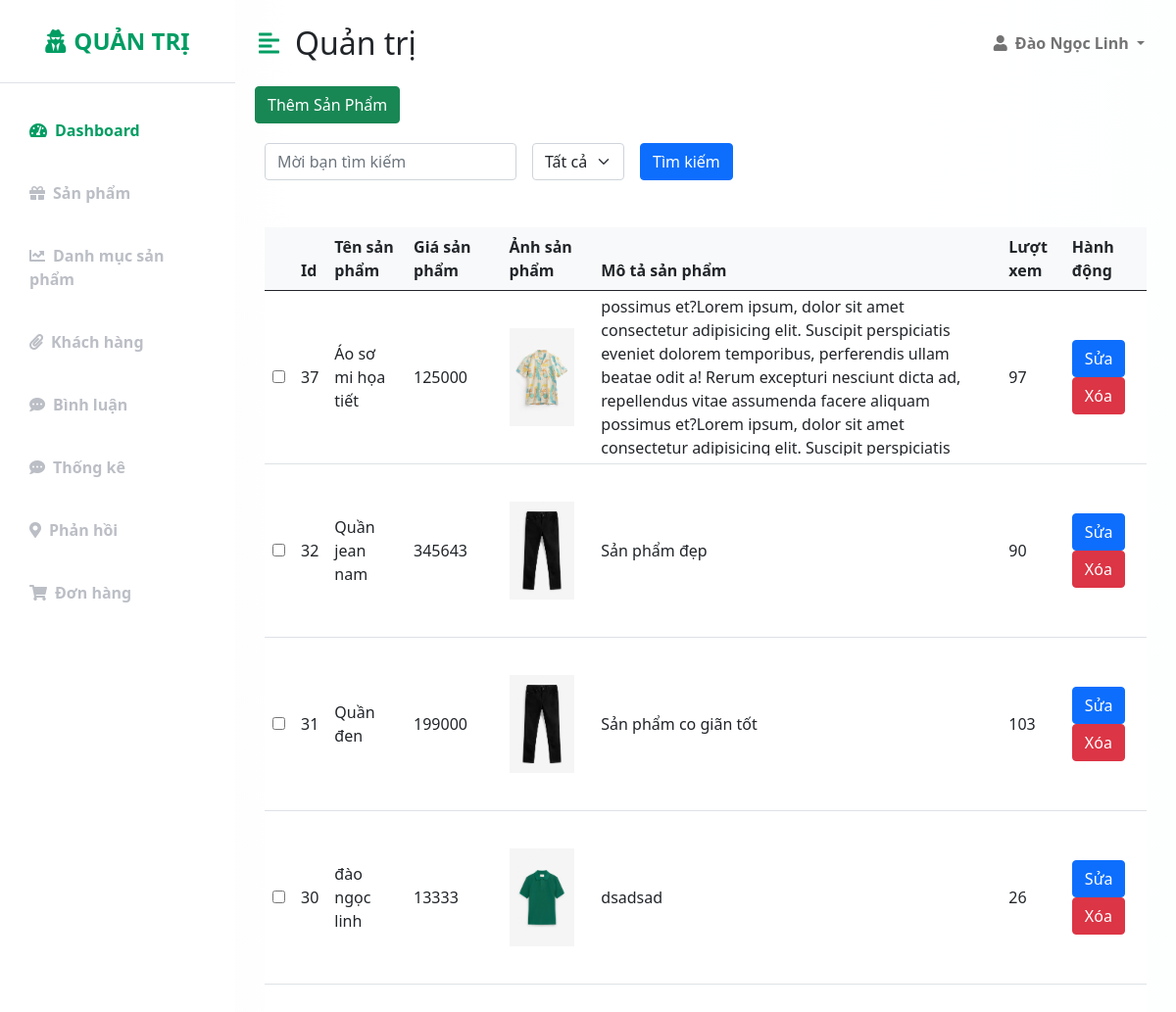
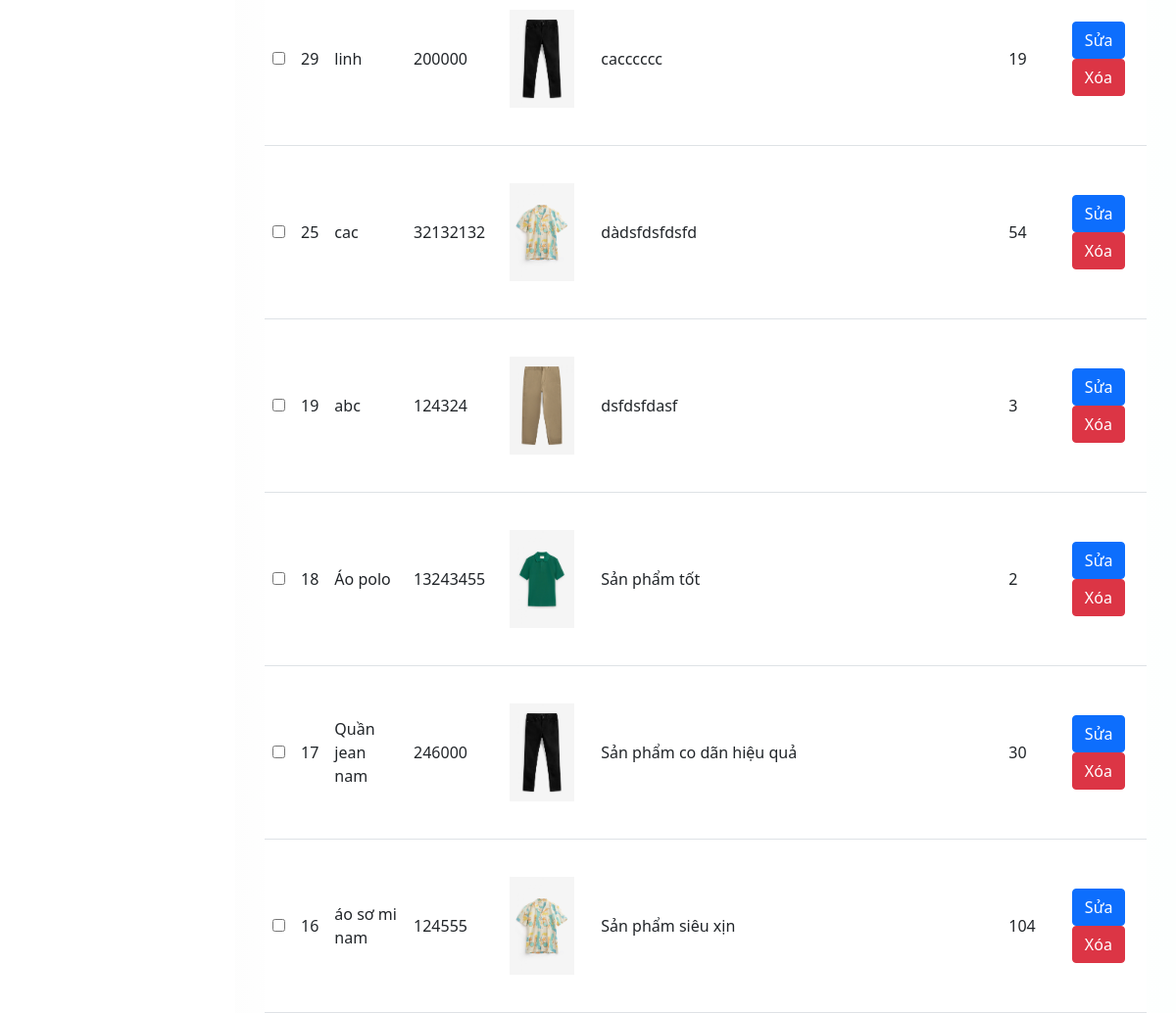
/admin/index.php?act=listsp, run on the app's committed database (2 pictures, top to bottom).
### tables this page shows
CREATE TABLE `sanpham` (
  `id` int(11) NOT NULL,
  `name` varchar(255) NOT NULL,
  `price` int(11) DEFAULT 0,
  `img` varchar(255) DEFAULT NULL,
  `mota` text DEFAULT NULL,
  `view` int(11) DEFAULT 0,
  `iddm` int(11) NOT NULL
);

### model/pdo.php (called while the page is built, shortened)
<?php
function pdo_get_connection()
{
    $dburl = "mysql:host=localhost;dbname=duanmau;charset=utf8";
    $username = 'root';
    $password = '';
    $conn = new PDO($dburl, $username, $password);
    $conn->setAttribute(PDO::ATTR_ERRMODE, PDO::ERRMODE_EXCEPTION);
    return $conn;
}
function pdo_query($sql)
{
    $sql_args = array_slice(func_get_args(), 1);
    try {
        $conn = pdo_get_connection();
        $stmt = $conn->prepare($sql);
        $stmt->execute($sql_args);
        $rows = $stmt->fetchAll();
        return $rows;
    } catch (PDOException $e) {
        throw $e;
    } finally {
        unset($conn);
    }
}

### model/sanpham.php (called while the page is built, shortened)
<?php
function select_sanpham($key_searchPro,$iddm)
{
    $sql = "SELECT * FROM sanpham where 1";
    $sql.=" order by id desc";
    $listsanpham = pdo_query($sql);
    return $listsanpham;
}

### admin/sanPham/list.php (the view, shortened to what this page needs)
    <a href="index.php?act=addsp" style="margin-left: 20px;"><button class="btn btn-success">Thêm Sản Phẩm</button></a>
    <div style="padding-top: 20px; margin: 0 30px 0 30px;">
        <form action="index.php?act=listsp" method="post" class="row g-3 pb-5">
            <div class="col-auto">
                <input type="text" class="form-control" name="key_searchPro" placeholder="Mời bạn tìm kiếm">
            </div>
            <div class="col-auto">
            <select class="form-select" aria-label="Default select example" name="iddm">
                    <option value="0" selected>Tất cả</option>
                </select>
            </div>
            <div class="col-auto">
            <input type="submit" value="Tìm kiếm" name="fillter_pro" class="btn btn-primary">
            </div>
        </form>
        <table class="table align-middle mb-0 bg-white">
            <thead class="bg-light">
                <tr>
                    <th></th>
                    <th>Id</th>
                    <th>Tên sản phẩm</th>
                    <th>Giá sản phẩm</th>
                    <th>Ảnh sản phẩm</th>
                    <th>Mô tả sản phẩm</th>
                    <th>Lượt xem</th>
                    <th>Hành động</th>
                </tr>
            </thead>
            <tbody>
                <?php
                  foreach ($listSp as $sanpham) {
                      extract($sanpham);
                      $suasp = "index.php?act=suasp&id=" . $id;
                      $xoasp = "index.php?act=xoasp&id=" . $id;
                      $loca_img = "../public/image/" . $sanpham['img'];
                      if (is_file($loca_img)) {
                          $hinh = "<img src='" . $loca_img . "' height='100'>";
                      } else {
                          $hinh = "Không có hình ảnh hiển thị";
                      }
                  ?>
                    <tr>
                        <td><input type="checkbox" name="" id=""></td>
                        <td>
                            <div class="d-flex align-items-center">
                                <?= $id ?>
                            </div>
                        </td>
                        <td>
                            <div class="d-flex align-items-center">
                                <?= $name ?>
                            </div>
                        </td>
                        <td>
                            <div class="d-flex align-items-center">
                                <?= $price ?>
                            </div>
                        </td>
                        <td>
                            <div class="d-flex align-items-center ">
                                <?= $hinh ?>
                            </div>
                        </td>
                        <td>
                            <div class="des_pro d-flex align-items-center ">
                                <?= $mota ?>
                            </div>
                        </td>
                        <td>
                            <div class="d-flex align-items-center">
                                <?= $view ?>
                            </div>
                        </td>
                        <td>
                            <a href="<?= $suasp ?>"><button type="button" class="btn btn-primary">
                                    Sửa
                                </button></a>
                            <a href="<?= $xoasp ?>"><button class="btn btn-danger" onclick="return confirm('Bạn có chắc chắn muốn xóa không!')">
                                    Xóa
                                </button></a>
                        </td>
                    </tr>
                <?php  }
                  ?>
            </tbody>
        </table>
    </div>
</div>
</div>

### public/css/adminCss/style.css (style rules this page uses)
:root { --main-bg-color: #f3f3f3; --main-text-color: #009d63; --second-text-color: #bbbec5; --second-bg-color: #c1efde; }

### admin/sanPham/list.php (style rules this page uses)
.des_pro { width: 400px; height: 160px; overflow-x: auto; scroll-behavior: auto; }

### data on the page
sanpham: id "37", name "Áo sơ mi họa tiết", price "125000", img (picture), view "97"
sanpham: id "32", name "Quần jean nam", price "345643", img (picture), mota "Sản phẩm đẹp", view "90"
sanpham: id "31", name "Quần đen", price "199000", img (picture), mota "Sản phẩm co giãn tốt", view "103"
sanpham: id "30", name "đào ngọc linh", price "13333", img (picture), mota "dsadsad", view "26"
sanpham: id "29", name "linh", price "200000", img (picture), mota "cacccccc", view "19"
sanpham: id "25", name "cac", price "32132132", img (picture), mota "dàdsfdsfdsfd", view "54"
sanpham: id "19", name "abc", price "124324", img (picture), mota "dsfdsfdasf", view "3"
sanpham: id "18", name "Áo polo", price "13243455", img (picture), mota "Sản phẩm tốt", view "2"
sanpham: id "17", name "Quần jean nam", price "246000", img (picture), mota "Sản phẩm co dãn hiệu quả", view "30"
sanpham: id "16", name "áo sơ mi nam", price "124555", img (picture), mota "Sản phẩm siêu xịn", view "104"
